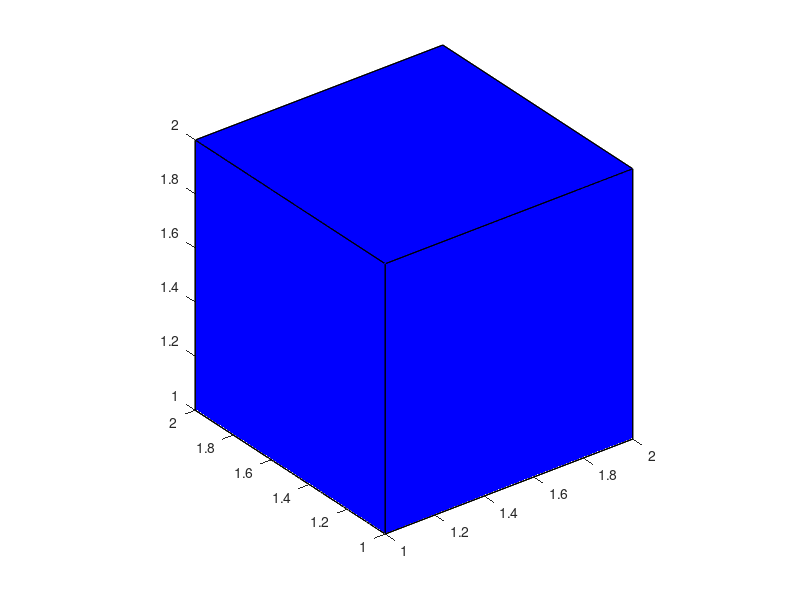

This chart was generated by the following MATLAB code:
vert=[1 1 1;1 2 1;2 2 1;2 1 1;1 1 2;1 2 2;2 2 2;2 1 2];
face=[1 2 3 4;2 6  7 3;4 3 7 8;1 5 8 4;1 2 6 5;5 6 7 8];
patch('faces',face,'vertices',vert,'FaceColor','b');
view(3);
axis square; 